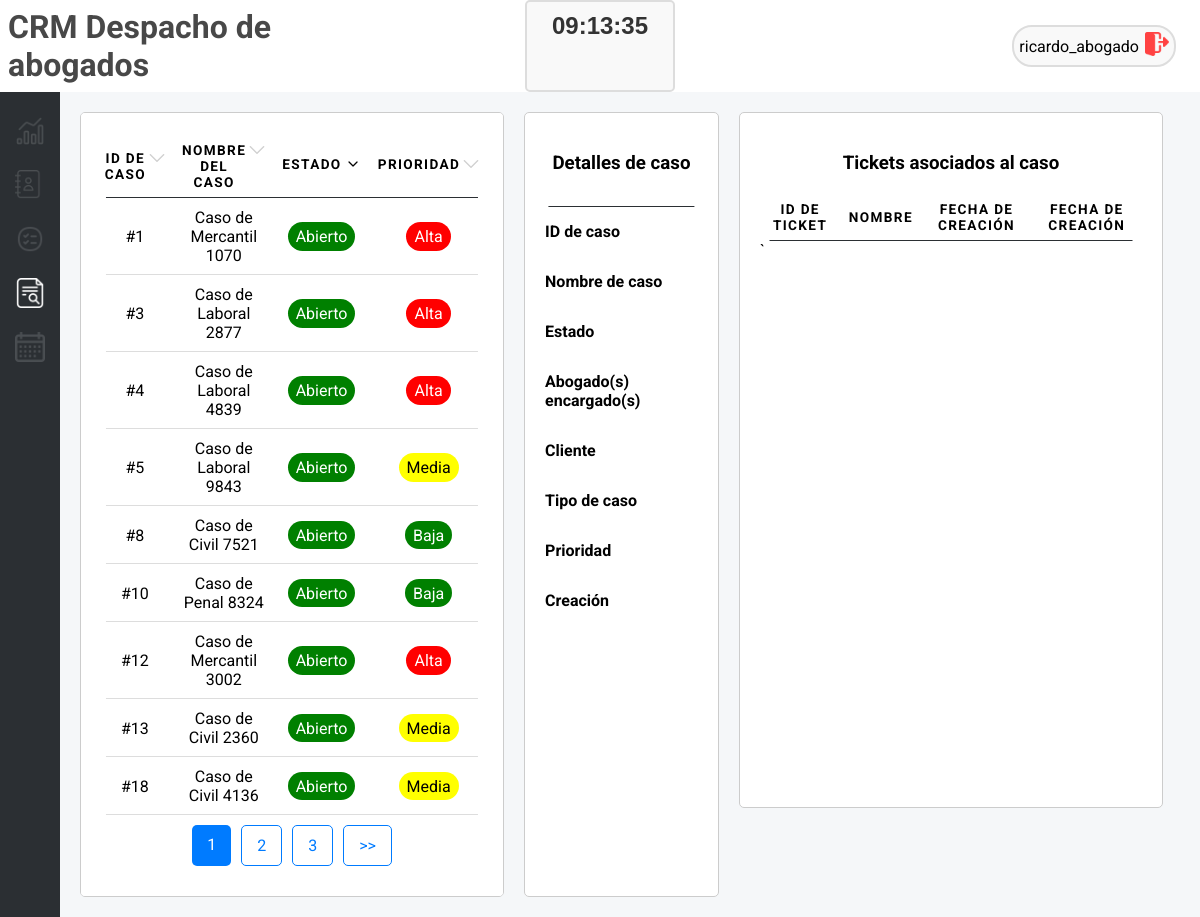
Page /cases/page/1/estado/desc (signed in) on the committed database.
### tables this page shows
CREATE TABLE casos (
    id INTEGER PRIMARY KEY AUTOINCREMENT,
    id_cliente INTEGER NOT NULL,
    nombre_caso TEXT NOT NULL,
    tipo_caso TEXT NOT NULL,
    estado BOOLEAN NOT NULL DEFAULT 1, -- 1: Abierto, 0: Cerrado
    prioridad INTEGER NOT NULL DEFAULT 2, -- 1: Alta, 2: Media, 3: Baja
    id_abogado INTEGER,
    id_asistente INTEGER,
    fecha_creacion TEXT NOT NULL,
    fecha_deadline TEXT NOT NULL,
    id_documentos INTEGER,
    FOREIGN KEY (id_cliente) REFERENCES clientes (id),
    FOREIGN KEY (id_abogado) REFERENCES abogados (id),
    FOREIGN KEY (id_asistente) REFERENCES asistentes (id)
    );

### app.py (the view)
@app.route('/cases', defaults={'page': 1, 'order_by': 'nombre_caso', 'order_direction': 'asc'})
@app.route('/cases/page/<int:page>/<order_by>/<order_direction>')
@login_required
def cases(page, order_by, order_direction):
    message = "Casos"
    per_page = 9  # Número de registros por página
    offset = (page - 1) * per_page  # Calcular el desplazamiento para la paginación
    casos = get_cases_join(order_by=order_by, order_direction=order_direction, limit=per_page, offset=offset)
    total_records = get_total_records('casos')
    total_pages = (total_records + per_page - 1) // per_page  # Redondeo hacia arriba
    return render_template(
        "cases.html",
        casos=casos,
        current_page=page,
        total_pages=total_pages,
        message=message,
        order_by=order_by,
        order_direction=order_direction
    )

### db_connection.py (called while the page is built)
def conectar():
    if 'db' not in g:
        try:
            g.db = sqlite3.connect(DATABASE)
            g.db.row_factory = sqlite3.Row
            print("Conexión exitosa a la base de datos")
        except sqlite3.Error as e:
            print(f"Error al conectar a la base de datos: {e}")
            g.db = None
    return g.db

def get_total_records(table_name):
    conn = conectar()
    cursor = conn.cursor()
    query = f"SELECT COUNT(*) FROM {table_name}"
    cursor.execute(query)
    total_records = cursor.fetchone()[0]
    return total_records

def login_required(f):
    @wraps(f)
    def decorated_function(*args, **kwargs):
        if 'username' not in session:
            return redirect('/login')
        return f(*args, **kwargs)
    return decorated_function

### templates/cases.html (shortened to what this page needs)
{% include 'header.html' %}
<div id="cases">
    <div class="case-list">
        <table>
            <thead>
                <tr>
                    <th><span>ID de Caso<a
                                href="/cases/page/{{ current_page }}/id/{{ 'desc' if order_direction == 'asc' else 'asc' }}">
                                <img class="filter" src="{{ url_for('static', filename='up.png') if order_direction == 'asc' and order_by == 'id' else (url_for('static', filename='down.png') if order_direction == 'desc' and order_by == 'id' else url_for('static', filename='arrow-grey.png')) }}
                        " alt="Orden">
                            </a>
                        </span>
                    </th>
                    <th><span>Nombre del Caso<a
                                href="/cases/page/{{ current_page }}/nombre_caso/{{ 'desc' if order_direction == 'asc' else 'asc' }}">
                                <img class="filter" src="{{ url_for('static', filename='up.png') if order_direction == 'asc' and order_by == 'nombre_caso' else (url_for('static', filename='down.png') if order_direction == 'desc' and order_by == 'nombre_caso' else url_for('static', filename='arrow-grey.png')) }}
                    " alt="Orden">
                            </a>
                        </span>
                    </th>
                    <th><span>Estado<a
                                href="/cases/page/{{ current_page }}/estado/{{ 'desc' if order_direction == 'asc' else 'asc' }}">
                                <img class="filter" src="{{ url_for('static', filename='up.png') if order_direction == 'asc' and order_by == 'estado' else (url_for('static', filename='down.png') if order_direction == 'desc' and order_by == 'estado' else url_for('static', filename='arrow-grey.png')) }}
                    " alt="Orden">
                            </a>
                        </span>
                    </th>
                    <th><span>Prioridad<a
                                href="/cases/page/{{ current_page }}/prioridad/{{ 'desc' if order_direction == 'asc' else 'asc' }}">
                                <img class="filter" src="{{ url_for('static', filename='up.png') if order_direction == 'asc' and order_by == 'prioridad' else (url_for('static', filename='down.png') if order_direction == 'desc' and order_by == 'prioridad' else url_for('static', filename='arrow-grey.png')) }}
                " alt="Orden">
                            </a>
                        </span>
                    </th>
                </tr>
            </thead>
            <tbody>
                {% for caso in casos %}
                <tr class="clickable-case" data-id="{{ caso[0] }}" data-nombre="{{ caso[1] }}"
                    data-estado="{% if caso[3] == 1 %}Abierto{% else %}Cerrado{% endif %}"
                    data-prioridad="{{ caso[4] }}" data-abogado="{{ caso[8] }}" data-cliente="{{ caso[7] }}"
                    data-tipo="{{ caso[2] }}" data-creacion="{{ caso[5] }}">
                    <td data-label="ID de Caso">#{{ caso[0] }}</td>
                    <td data-label="Nombre del Caso">{{ caso[1] }}</td>
                    <td data-label="Estado">
                        <span class="estado {% if caso[3] == 1 %}verde{% else %}gris{% endif %}">
                            {% if caso[3] == 1 %}Abierto{% else %}Cerrado{% endif %}
                        </span>
                    </td>
                    <td data-label="Prioridad">
                        <span
                            class="estado {% if caso[4] == 1 %}rojo{% elif caso[4] == 2 %}amarillo{% else %}verde{% endif %}">
                            {% if caso[4] == 1 %}
                            Alta
                            {% elif caso[4] == 2 %}
                            Media
                            {% elif caso[4] == 3 %}
                            Baja
                            {% endif %}
                        </span>
                    </td>
                </tr>
                {% endfor %}
            </tbody>
        </table>
        <section class="pagination">
                 {% for page in range(1, total_pages + 1) %} <a
                    href="/cases/page/{{ page }}/{{ order_by }}/{{ order_direction }}"
                    class="{% if page == current_page %}active{% endif %}">
                    {{ page }}
            </a>
            {% endfor %}
            {% if current_page < total_pages %} <a
                href="/cases/page/{{ current_page + 1 }}/{{ order_by }}/{{ order_direction }}">>>
                </a>
                {% endif %}
        </section>
    </div>
    <div class="case-details">
        <table>
            <thead>
                <tr>
                <h3>Detalles de caso</h3>
                </tr>
            </thead>
        </table>
        <div>
            <strong>ID de caso</strong><br>
        </div>
        <div>
            <strong>Nombre de caso</strong><br>
        </div>
        <div>
            <strong>Estado</strong><br>
        </div>
        <div>
            <strong>Abogado(s) encargado(s)</strong><br>
        </div>
        <div>
            <strong>Cliente</strong><br>
        </div>
        <div>
            <strong>Tipo de caso</strong><br>
        </div>
        <div>
            <strong>Prioridad</strong><br>
        </div>
        <div>
            <strong>Creación</strong><br>
        </div>
    </div>
    <div class="notes-section">
        <h3>Tickets asociados al caso</h3>
        <table>
            <thead>
                <tr>
                    <th>ID de Ticket</th>
                    <th>Nombre</th>
                    <th>Fecha de Creación</th>
                    <th>Fecha de Creación</th>
                </tr>
            </thead>
        </table>`
    </div>
</div>
{% include 'footer.html' %}

### static/style.css (style rules this page uses)
body { background-color: #F5F7F9; font-family: "Roboto", sans-serif; height: 100vh; margin: 0; display: flex; flex-direction: column; }
a { text-decoration: none; }
th span { display: flex; justify-content: center; }
th span img { padding-left: 0.2rem; }
h3 { text-align: center; width: 100%; }
.estado { margin-top: 0.6rem; padding: 0.3rem 0.5rem; border-radius: 1rem; color: white; }
.rojo { background-color: red; }
.verde { background-color: green; }
.amarillo { background-color: yellow; color: black; }
.filter { height: 1rem; width: auto; }
table { border-collapse: collapse; margin: 0; padding: 0; width: 100%; }
table tr { position: relative; }
table tr::before { content: ''; position: absolute; bottom: 0; left: 50%; width: 95%; height: 1.5px; background-color: #ddd; transform: translateX(-50%); }
table th, table td { padding: .625em; text-align: center; }
table th { font-size: .85em; letter-spacing: .1em; text-transform: uppercase; }
.pagination { margin-top: auto; justify-self: flex-end; display: flex; padding: 10px; }
.pagination a { padding: 10px 15px; margin: 0 5px; text-decoration: none; color: #007bff; border: 1px solid #007bff; border-radius: 5px; transition: background-color 0.3s; }
.pagination a.active { background-color: #007bff; color: white; border: none; }

### static/calendar.css (style rules this page uses)
*, *:before, *:after { -moz-box-sizing: border-box; -webkit-box-sizing: border-box; box-sizing: border-box; }

### static/cases.css (style rules this page uses)
#cases { display: flex; width: 95%; margin: 20px; gap: 20px; }
.case-list, .case-details, .notes-section { background-color: white; border: 1px solid #ccc; padding: 20px; border-radius: 5px; }
.case-list { display: flex; flex-direction: column; align-items: center; flex: 2; overflow-x: auto; }
.case-details { display: flex; flex: 0.8; flex-direction: column; gap: 15px; }
.notes-section { max-height: 87vh; flex: 2; overflow-y: auto; }

### static/report.css (style rules this page uses)
*, *:before, *:after { -moz-box-sizing: border-box; -webkit-box-sizing: border-box; box-sizing: border-box; }
table thead tr::before { background-color: #2b2f33; }

### rows in the picture
casos: id "1", nombre_caso "Caso de Mercantil 1070", estado "Abierto", prioridad "Alta"
casos: id "3", nombre_caso "Caso de Laboral 2877", estado "Abierto", prioridad "Alta"
casos: id "4", nombre_caso "Caso de Laboral 4839", estado "Abierto", prioridad "Alta"
casos: id "5", nombre_caso "Caso de Laboral 9843", estado "Abierto", prioridad "Media"
casos: id "8", nombre_caso "Caso de Civil 7521", estado "Abierto", prioridad "Baja"
casos: id "10", nombre_caso "Caso de Penal 8324", estado "Abierto", prioridad "Baja"
casos: id "12", nombre_caso "Caso de Mercantil 3002", estado "Abierto", prioridad "Alta"
casos: id "13", nombre_caso "Caso de Civil 2360", estado "Abierto", prioridad "Media"
casos: id "18", nombre_caso "Caso de Civil 4136", estado "Abierto", prioridad "Media"

### other values in the picture
{{ session.get('username', 'Invitado') }} "ricardo_abogado"
{{ page }} "1" "2" "3"
